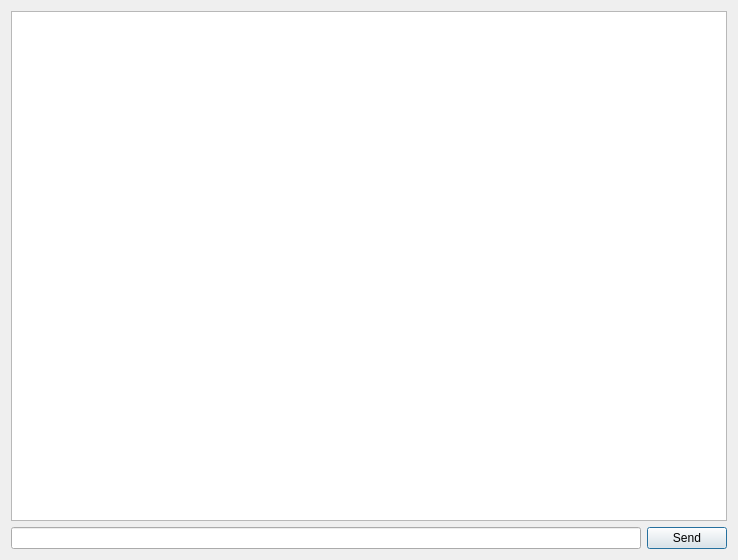
<?xml version="1.0" encoding="UTF-8"?>
<ui version="4.0">
 <class>Screenshots</class>
 <widget class="QDialog" name="Screenshots">
  <property name="geometry">
   <rect>
    <x>0</x>
    <y>0</y>
    <width>738</width>
    <height>560</height>
   </rect>
  </property>
  <property name="windowTitle">
   <string>Dialog</string>
  </property>
  <layout class="QGridLayout" name="gridLayout">
   <item row="0" column="0" colspan="2">
    <widget class="QTextBrowser" name="textBrowser"/>
   </item>
   <item row="1" column="0">
    <widget class="QLineEdit" name="lineEdit"/>
   </item>
   <item row="1" column="1">
    <widget class="QPushButton" name="pushButton">
     <property name="text">
      <string>Send</string>
     </property>
    </widget>
   </item>
  </layout>
 </widget>
 <resources/>
 <connections/>
</ui>
